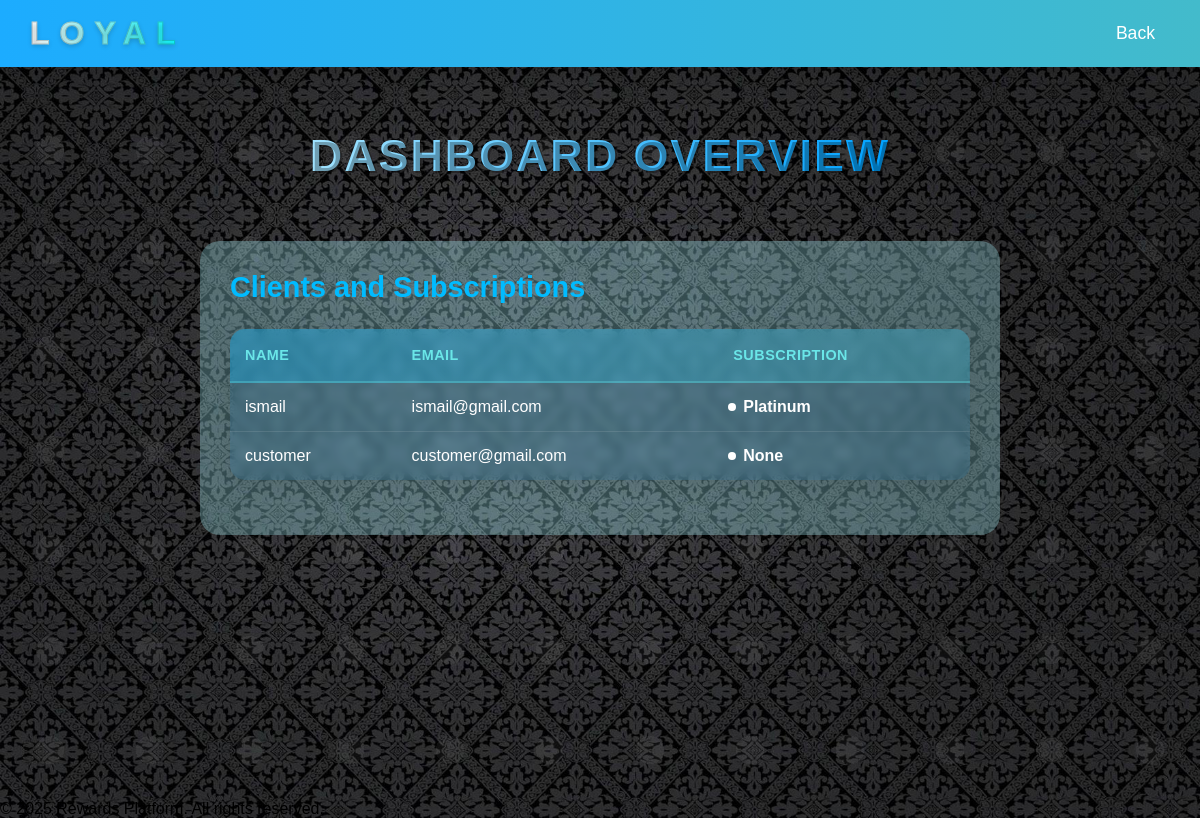
Page /views/dashboard_overview.php (signed in) on the committed database.
### tables this page shows
CREATE TABLE `users` (
  `id` int(11) NOT NULL,
  `name` varchar(255) NOT NULL,
  `email` varchar(255) NOT NULL,
  `password` varchar(255) NOT NULL,
  `role` enum('customer','merchant','admin') NOT NULL,
  `subscription` varchar(50) DEFAULT 'None',
  `loyaltyPoints` int(11) DEFAULT 0,
  `merchant_name` varchar(255) DEFAULT NULL
);

### views/dashboard_overview.php (the view, shortened to what this page needs)
<?php
$db = Database::getInstance()->getConnection();
$sql = "SELECT name, email, subscription FROM users WHERE role = 'customer'";
$stmt = $db->prepare($sql);
$stmt->execute();
$result = $stmt->get_result();
?>
<!DOCTYPE html>
<html lang="en">
<head>
    <link rel="stylesheet" href="../css/style.css">
    <link rel="stylesheet" href="../css/admin.css">
</head>
<body>
    <header>
        <nav>
            <div class="logo">Loyal</div>
            <ul>
                <li><a href="admin.php">Back</a></li>
            </ul>
        </nav>
    </header>
    <main>
        <h1>Dashboard Overview</h1>
        <section class="glass-card">
            <h2>Clients and Subscriptions</h2>
            <table>
                <thead>
                    <tr>
                        <th>Name</th>
                        <th>Email</th>
                        <th>Subscription</th>
                    </tr>
                </thead>
                <tbody>
                    <?php
                    if ($result->num_rows > 0) {
                        while ($row = $result->fetch_assoc()) {
                            echo "<tr>";
                            echo "<td>" . htmlspecialchars($row['name']) . "</td>";
                            echo "<td>" . htmlspecialchars($row['email']) . "</td>";
                            echo "<td data-subscription=\"" . htmlspecialchars($row['subscription']) . "\">" .
                                 htmlspecialchars($row['subscription']) . "</td>";
                            echo "</tr>";
                        }
                    } else {
                        echo "<tr><td colspan='3'>No clients found</td></tr>";
                    }
                    ?>
                </tbody>
            </table>
        </section>
    </main>
    <footer>
        <p>© 2025 Rewards Platform. All rights reserved.</p>
    </footer>
</body>
</html>

### css/style.css (style rules this page uses)
* { margin: 0; padding: 0; box-sizing: border-box; font-family: 'Arial', sans-serif; }
body { background-image: url('background.jpg'); background-size: cover; background-position: center; background-repeat: no-repeat; }
body::before { content: ''; position: absolute; top: 0; left: 0; width: 100%; height: 100%; background: radial-gradient(circle, rgba(255, 255, 255, 0.05) 20%, transparent 20%); background-size: 100px 100px; animation: waveBackground 15s linear infinite; z-index: -1 }
header { background: linear-gradient(90deg, rgb(28, 172, 255), #43bbcb); padding: 15px 30px; position: fixed; width: 100%; top: 0; z-index: 1000; }
nav { display: flex; justify-content: space-between; align-items: center; }
nav .logo { font-size: 2em; font-weight: bold; text-transform: uppercase; letter-spacing: 10px; background: linear-gradient(90deg, #ffffff 0%, #00fbff 100%); -webkit-background-clip: text; background-clip: text; color: transparent; -webkit-text-stroke: 1px rgba(0, 0, 0, 0.2); paint-order: stroke fill; text-shadow: 0 2px 5px rgba(0, 0, 0, 0.2); }
nav ul { list-style: none; display: flex; align-items: center; }
nav ul li { position: relative; margin-left: 30px; }
nav ul li a { color: #fff; text-decoration: none; font-size: 1.1em; padding: 8px 15px; border-radius: 20px; transition: all 0.3s ease; }
main { padding-top: 80px; }
.glass-card { background: #a7f6ff4f; border-radius: 20px; padding: 30px; margin: 20px auto; width: 90%; max-width: 800px; transition: all 0.3s ease; }
.glass-card h2 { font-size: 1.8em; color: rgb(0, 187, 255); margin-bottom: 15px; }

### rows in the picture
users: name "ismail", email "ismail@gmail.com", subscription "Platinum"
users: name "customer", email "customer@gmail.com", subscription "None"
